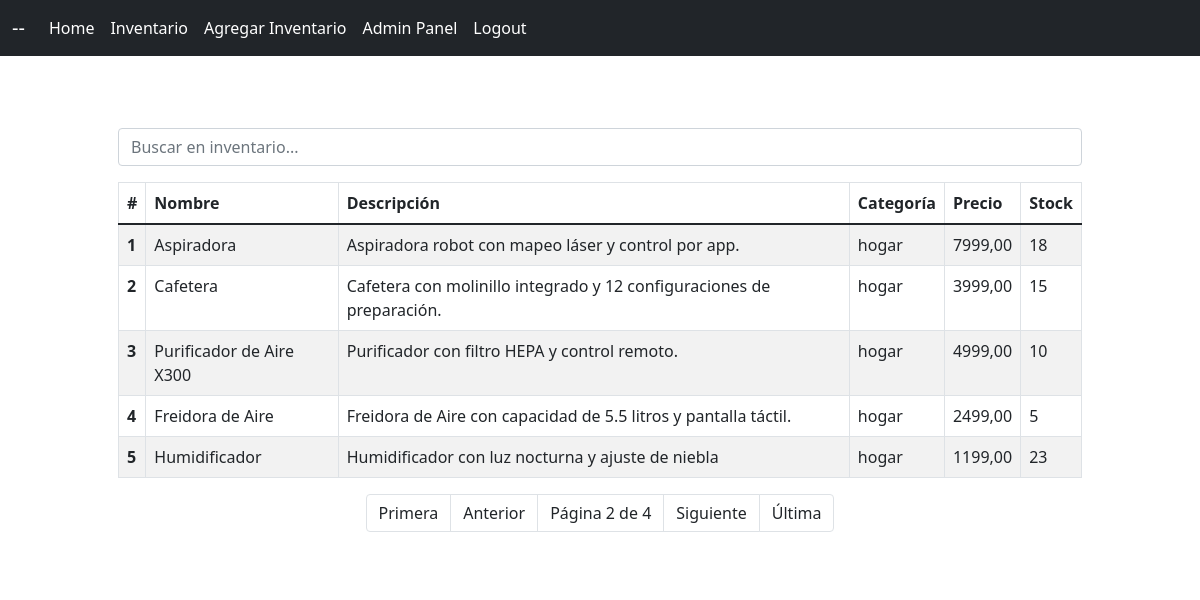
The app's page /inventario/?page=2 (signed in) with its own data.
### inventario/models.py (models this page shows, shortened)
class Inventario(models.Model):
    CATEGORIAS_CHOICES = [
        ('electronica', 'Electrónica'),
        ('hogar', 'Hogar'),
        ('entretenimiento', 'Entretenimiento'),
    ]
    nombre = models.CharField(max_length=100, null=False, blank=False)
    descripcion = models.TextField(null=True, blank=True)
    categoria = models.CharField(max_length=100, choices=CATEGORIAS_CHOICES, null=True, blank=True)
    precio = models.DecimalField(max_digits=19, decimal_places=2, null=False, blank=False)
    stock = models.IntegerField(null=False, blank=False)

### inventario/views.py (the view)
# urls.py: path('', inventario_lista, name='inventario_lista'),
@login_required
def inventario_lista(request):
    query = request.GET.get('q', '')
    inventarios = Inventario.objects.all()
    if query:
        inventarios = inventarios.filter(
            Q(nombre__icontains=query) |
            Q(descripcion__icontains=query) |
            Q(categoria__icontains=query)
        )
    paginator = Paginator(inventarios, 5)  # Muestra 5 items por página.
    page_number = request.GET.get('page')
    page_obj = paginator.get_page(page_number)
    context = {
        "title": "Lista Inventario",
        "page_obj": page_obj,
        "query": query
    }
    return render(request, "inventario/inventario_lista.html", context=context)

### templates/inventario/inventario_lista.html (shortened to what this page needs)
{% extends 'layout.html' %}
{% block content %}
<div class="container mt-5">
    <div class="content-section">
        <form method="GET" action="{% url 'inventario_lista' %}" class="mb-3">
            <input type="text" name="q" class="form-control" placeholder="Buscar en inventario..." value="{{ query }}">
        </form>
        <table class="table table-striped table-bordered table-hover">
            <thead class="thead-dark">
              <tr>
                <th scope="col">#</th>
                <th scope="col">Nombre</th>
                <th scope="col">Descripción</th>
                <th scope="col">Categoría</th>
                <th scope="col">Precio</th>
                <th scope="col">Stock</th>
              </tr>
            </thead>
            <tbody>
              {% for inventario in page_obj %}
                <tr style='cursor: pointer; cursor: hand;' onclick="window.location=`{% url 'por_producto' inventario.pk %}`">
                  <th scope="row">{{ forloop.counter }}</th>
                  <td>{{ inventario.nombre }}</td>
                  <td>{{ inventario.descripcion }}</td>
                  <td>{{ inventario.categoria }}</td>
                  <td>{{ inventario.precio }}</td>
                  <td>{{ inventario.stock }}</td>
                </tr>
              {% endfor %}
            </tbody>
        </table>
        <nav aria-label="Page navigation example" class="mt-3">
            <ul class="pagination justify-content-center">
                {% if page_obj.has_previous %}
                    <li class="page-item">
                        <a class="page-link text-dark" href="?page=1{% if query %}&q={{ query }}{% endif %}" aria-label="Primera">
                            <span aria-hidden="true">Primera</span>
                        </a>
                    </li>
                    <li class="page-item">
                        <a class="page-link text-dark" href="?page={{ page_obj.previous_page_number }}{% if query %}&q={{ query }}{% endif %}" aria-label="Anterior">
                            <span aria-hidden="true">Anterior</span>
                        </a>
                    </li>
                {% endif %}
                <li class="page-item disabled">
                    <span class="page-link text-dark">Página {{ page_obj.number }} de {{ page_obj.paginator.num_pages }}</span>
                </li>
                {% if page_obj.has_next %}
                    <li class="page-item">
                        <a class="page-link text-dark" href="?page={{ page_obj.next_page_number }}{% if query %}&q={{ query }}{% endif %}" aria-label="Siguiente">
                            <span aria-hidden="true">Siguiente</span>
                        </a>
                    </li>
                    <li class="page-item">
                        <a class="page-link text-dark" href="?page={{ page_obj.paginator.num_pages }}{% if query %}&q={{ query }}{% endif %}" aria-label="Última">
                            <span aria-hidden="true">Última</span>
                        </a>
                    </li>
                {% endif %}
            </ul>
        </nav>
    </div>
</div>
{% endblock %}

### static/main.css (style rules this page uses)
body { background-color: rgb(255, 255, 255); }
.content-section { background: rgb(255, 255, 255); margin: 40px; padding: 1.5rem 1.5rem; border-radius: 10px; }

### records on screen
Inventario: nombre "Aspiradora", descripcion "Aspiradora robot con mapeo láser y control por app.", categoria "hogar", precio "7999,00", stock "18"
Inventario: nombre "Cafetera", descripcion "Cafetera con molinillo integrado y 12 configuraciones de preparación.", categoria "hogar", precio "3999,00", stock "15"
Inventario: nombre "Purificador de Aire X300", descripcion "Purificador con filtro HEPA y control remoto.", categoria "hogar", precio "4999,00", stock "10"
Inventario: nombre "Freidora de Aire", descripcion "Freidora de Aire con capacidad de 5.5 litros y pantalla táctil.", categoria "hogar", precio "2499,00", stock "5"
Inventario: nombre "Humidificador", descripcion "Humidificador con luz nocturna y ajuste de niebla", categoria "hogar", precio "1199,00", stock "23"

### other values on screen
{{ page_obj.number }} "2"
{{ page_obj.paginator.num_pages }} "4"
